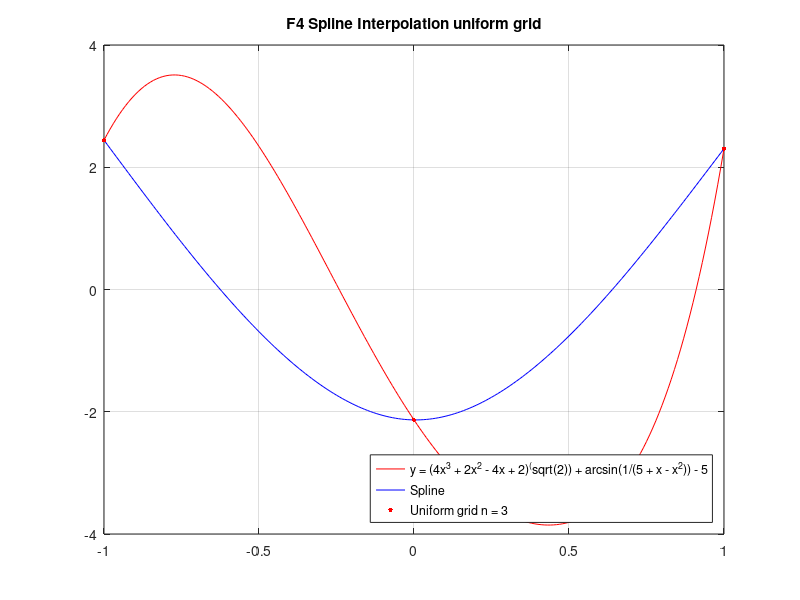
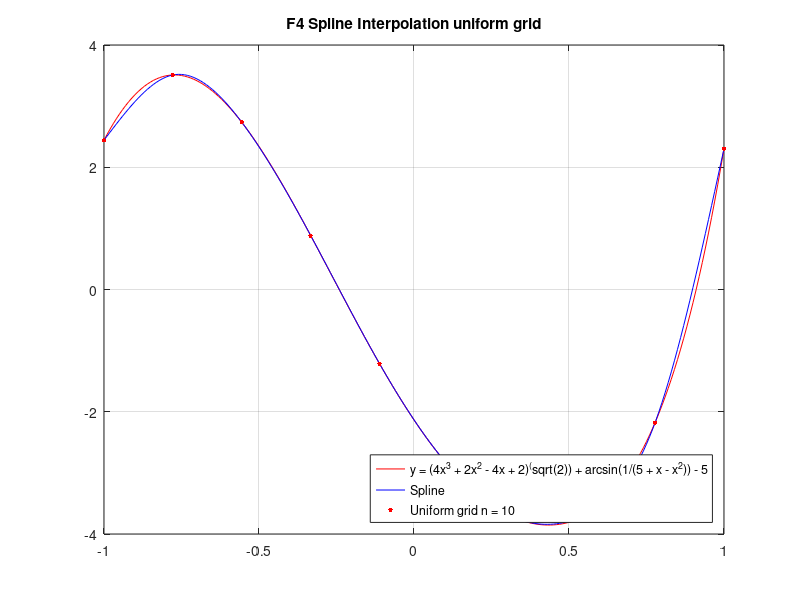
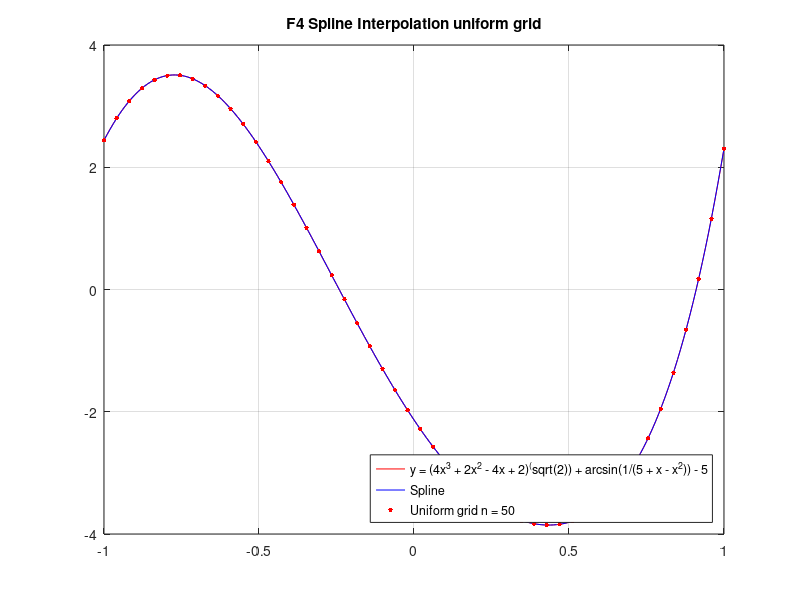

Source code (MATLAB) for these figures, in order:
% Интерполяция сплайнами F4 равномерная сетка (n = 3)
dot_x=[-1  0  1];
dot_y=[2.44283  -2.1335  2.30435];

x = [-1:0.01:1];
y = (4.*x.^3 + 2.*x.^2 - 4.*x + 2).^(sqrt(2)) + asin(1./(5 + x - x.^2)) - 5;
plot(x,y,'r');
hold on

x=[-1:0.01:1];
y=[2.44283  2.37453  2.30625  2.23799  2.16978  2.10162  2.03352  1.96551  1.89759  1.82978  1.7621  1.69454  1.62714  1.5599  1.49283  1.42596  1.35928  1.29282  1.2266  1.16061  1.09488  1.02943  0.964254  0.899378  0.834814  0.770574  0.706672  0.643121  0.579936  0.517129  0.454714  0.392705  0.331115  0.269958  0.209247  0.148996  0.0892175  0.0299262  -0.0288648  -0.0871421  -0.144892  -0.202101  -0.258756  -0.314842  -0.370348  -0.425258  -0.47956  -0.53324  -0.586285  -0.63868  -0.690413  -0.74147  -0.791837  -0.841501  -0.890449  -0.938666  -0.98614  -1.03286  -1.0788  -1.12396  -1.16833  -1.21188  -1.25461  -1.2965  -1.33754  -1.37771  -1.417  -1.4554  -1.4929  -1.52947  -1.56511  -1.59981  -1.63355  -1.66631  -1.69809  -1.72886  -1.75862  -1.78735  -1.81505  -1.84168  -1.86725  -1.89174  -1.91513  -1.93742  -1.95858  -1.9786  -1.99748  -2.01519  -2.03173  -2.04708  -2.06122  -2.07415  -2.08584  -2.0963  -2.10549  -2.11342  -2.12006  -2.1254  -2.12943  -2.13213  -2.1335  -2.13352  -2.1322  -2.12955  -2.12559  -2.12034  -2.1138  -2.10599  -2.09692  -2.08661  -2.07507  -2.06231  -2.04835  -2.0332  -2.01687  -1.99938  -1.98073  -1.96096  -1.94006  -1.91805  -1.89495  -1.87076  -1.84551  -1.8192  -1.79186  -1.76348  -1.73409  -1.7037  -1.67232  -1.63997  -1.60666  -1.5724  -1.53721  -1.5011  -1.46408  -1.42617  -1.38739  -1.34773  -1.30723  -1.26589  -1.22372  -1.18074  -1.13696  -1.0924  -1.04707  -1.00098  -0.954149  -0.906586  -0.858307  -0.809325  -0.759652  -0.709304  -0.658294  -0.606634  -0.554339  -0.501422  -0.447896  -0.393775  -0.339073  -0.283804  -0.227979  -0.171614  -0.114722  -0.0573156  0.000590932  0.0589842  0.117851  0.177177  0.236949  0.297155  0.357779  0.418809  0.480231  0.542031  0.604197  0.666714  0.72957  0.79275  0.85624  0.920029  0.984101  1.04844  1.11304  1.17789  1.24296  1.30825  1.37374  1.43942  1.50528  1.5713  1.63747  1.70377  1.77019  1.83673  1.90335  1.97006  2.03684  2.10367  2.17054  2.23744  2.30435];
plot(x,y,'b');

% plot(dot_x,dot_y,'r--');

for i = 1:3
    plot(dot_x(i), dot_y(i), 'r.','MarkerSize', 10);
end


title('F4 Spline Interpolation uniform grid');
legend({'y = (4x^3 + 2x^2 - 4x + 2)^(sqrt(2)) + arcsin(1/(5 + x - x^2)) - 5', 'Spline', 'Uniform grid n = 3'}, 'Location', 'southeast');

%  xlim ([-3.1 3.1]);
%  ylim ([-0.1 3.1]);

grid on;
hold off

% Интерполяция сплайнами F4 равномерная сетка (n = 10)
figure;
dot_x = [-1  -0.777778  -0.555556  -0.333333  -0.111111  0.111111  0.333333  0.555556  0.777778  1];
dot_y = [2.44283  3.50998  2.73607  0.883203  -1.21435  -2.88318  -3.75454  -3.69189  -2.17643  2.30435];

x = [-1:0.01:1];
y = (4.*x.^3 + 2.*x.^2 - 4.*x + 2).^(sqrt(2)) + asin(1./(5 + x - x.^2)) - 5;
plot(x,y,'r');
hold on

x=[-1:0.01:1];
y=[2.44283  2.5098  2.57654  2.64282  2.7084  2.77307  2.83658  2.8987  2.95921  3.01788  3.07447  3.12875  3.1805  3.22947  3.27545  3.3182  3.35748  3.39308  3.42475  3.45228  3.47542  3.49394  3.50762  3.51626  3.51988  3.51864  3.51268  3.50214  3.48719  3.46795  3.44458  3.41723  3.38605  3.35117  3.31274  3.27093  3.22586  3.17769  3.12656  3.07262  3.01602  2.95691  2.89542  2.83172  2.76594  2.69823  2.62868  2.55737  2.48435  2.40968  2.33342  2.25563  2.17637  2.0957  2.01367  1.93036  1.84582  1.76011  1.67328  1.58541  1.49654  1.40674  1.31608  1.2246  1.13237  1.03945  0.945893  0.851769  0.757136  0.662065  0.566624  0.470884  0.374915  0.278785  0.182565  0.0863239  -0.00986818  -0.105942  -0.201827  -0.297454  -0.392754  -0.487657  -0.582092  -0.675991  -0.769284  -0.861901  -0.953773  -1.04483  -1.135  -1.22422  -1.31242  -1.39957  -1.48564  -1.57061  -1.65444  -1.73709  -1.81855  -1.89879  -1.97777  -2.05546  -2.13183  -2.20686  -2.28051  -2.35276  -2.42358  -2.49293  -2.56078  -2.62712  -2.6919  -2.75509  -2.81668  -2.87662  -2.9349  -2.99148  -3.04637  -3.09955  -3.15099  -3.2007  -3.24865  -3.29483  -3.33924  -3.38185  -3.42265  -3.46163  -3.49877  -3.53407  -3.56751  -3.59907  -3.62874  -3.65651  -3.68237  -3.70629  -3.72828  -3.7483  -3.76636  -3.78246  -3.79659  -3.80877  -3.81902  -3.82732  -3.83371  -3.83818  -3.84074  -3.84141  -3.84019  -3.83708  -3.83211  -3.82527  -3.81658  -3.80604  -3.79367  -3.77947  -3.76345  -3.74562  -3.72599  -3.70457  -3.68135  -3.65622  -3.62887  -3.59899  -3.56628  -3.53043  -3.49114  -3.44811  -3.40103  -3.34959  -3.29348  -3.23241  -3.16607  -3.09415  -3.01635  -2.93236  -2.84187  -2.74459  -2.6402  -2.52841  -2.40889  -2.28136  -2.14551  -2.00123  -1.84886  -1.68879  -1.52139  -1.34706  -1.16618  -0.979133  -0.786306  -0.588086  -0.384856  -0.177003  0.0350889  0.251034  0.470447  0.692942  0.918134  1.14564  1.37507  1.60604  1.83817  2.07107  2.30435];
plot(x,y,'b');

% plot(dot_x,dot_y,'r--');

for i = 1:10
    plot(dot_x(i), dot_y(i), 'r.','MarkerSize', 10);
end

title('F4 Spline Interpolation uniform grid');
legend({'y = (4x^3 + 2x^2 - 4x + 2)^(sqrt(2)) + arcsin(1/(5 + x - x^2)) - 5', 'Spline', 'Uniform grid n = 10'}, 'Location', 'southeast');

%  xlim ([-1.1 1.1]);
%  ylim ([-0.1 1.1]);

grid on;
hold off

% Интерполяция сплайнами F4 равномерная сетка (n = 50)
figure;
dot_x=[-1  -0.959184  -0.918367  -0.877551  -0.836735  -0.795918  -0.755102  -0.714286  -0.673469  -0.632653  -0.591837  -0.55102  -0.510204  -0.469388  -0.428571  -0.387755  -0.346939  -0.306122  -0.265306  -0.22449  -0.183673  -0.142857  -0.102041  -0.0612245  -0.0204082  0.0204082  0.0612245  0.102041  0.142857  0.183673  0.22449  0.265306  0.306122  0.346939  0.387755  0.428571  0.469388  0.510204  0.55102  0.591837  0.632653  0.673469  0.714286  0.755102  0.795918  0.836735  0.877551  0.918367  0.959184  1];
dot_y=[2.44283  2.80082  3.08388  3.29324  3.43107  3.50031  3.50453  3.44782  3.3347  3.16996  2.9587  2.70614  2.41763  2.09857  1.75435  1.39033  1.01175  0.623705  0.231129  -0.161277  -0.549068  -0.928089  -1.29451  -1.64484  -1.97598  -2.28523  -2.5703  -2.82932  -3.06082  -3.26376  -3.43743  -3.58139  -3.69536  -3.77906  -3.832  -3.85321  -3.84101  -3.7927  -3.70439  -3.57087  -3.38556  -3.14053  -2.8266  -2.43336  -1.94932  -1.36195  -0.657765  0.177661  1.15964  2.30435];

x = [-1:0.01:1];
y = (4.*x.^3 + 2.*x.^2 - 4.*x + 2).^(sqrt(2)) + asin(1./(5 + x - x.^2)) - 5;
plot(x,y,'r');
hold on

x=[-1:0.01:1];
y=[2.44283  2.53419  2.62416  2.71132  2.79427  2.87186  2.94409  3.01135  3.07405  3.13253  3.18684  3.23692  3.2827  3.32411  3.36119  3.394  3.42262  3.44712  3.46755  3.48395  3.49637  3.50486  3.50948  3.51028  3.50733  3.50068  3.49042  3.47659  3.45927  3.43852  3.41441  3.38701  3.35639  3.32263  3.28579  3.24596  3.2032  3.15759  3.10921  3.05813  3.00442  2.94818  2.88947  2.82838  2.76497  2.69934  2.63156  2.5617  2.48986  2.4161  2.34051  2.26317  2.18416  2.10355  2.02143  1.93787  1.85296  1.76677  1.67937  1.59086  1.5013  1.41078  1.31936  1.22713  1.13416  1.04053  0.946309  0.851572  0.756391  0.66084  0.56499  0.468913  0.372678  0.276354  0.18001  0.0837131  -0.0124708  -0.108476  -0.204238  -0.299692  -0.394778  -0.489434  -0.583599  -0.677214  -0.770221  -0.862566  -0.954191  -1.04504  -1.13507  -1.22421  -1.31243  -1.39967  -1.48589  -1.57104  -1.65507  -1.73794  -1.81961  -1.90004  -1.97919  -2.05702  -2.1335  -2.20859  -2.28226  -2.35447  -2.42521  -2.49443  -2.56212  -2.62824  -2.69278  -2.75571  -2.81701  -2.87666  -2.93464  -2.99094  -3.04554  -3.09842  -3.14958  -3.19901  -3.24669  -3.29261  -3.33677  -3.37916  -3.41978  -3.45861  -3.49565  -3.5309  -3.56436  -3.59602  -3.62588  -3.65394  -3.68018  -3.70461  -3.72723  -3.74802  -3.76698  -3.7841  -3.79938  -3.8128  -3.82434  -3.834  -3.84176  -3.84758  -3.85146  -3.85336  -3.85326  -3.85112  -3.8469  -3.84056  -3.83206  -3.82134  -3.80835  -3.79304  -3.77533  -3.75516  -3.73245  -3.70712  -3.6791  -3.6483  -3.61461  -3.57793  -3.53818  -3.49524  -3.449  -3.39933  -3.34611  -3.28923  -3.22854  -3.1639  -3.09519  -3.02226  -2.94494  -2.8631  -2.77657  -2.68519  -2.5888  -2.48723  -2.38031  -2.26785  -2.14968  -2.02561  -1.89544  -1.75898  -1.61607  -1.46651  -1.31012  -1.1467  -0.975955  -0.797622  -0.611423  -0.417172  -0.214865  -0.00451451  0.213863  0.440552  0.676577  0.923071  1.18117  1.45112  1.73037  2.01581  2.30435];
plot(x,y,'b');

% plot(dot_x,dot_y,'r--');

for i = 1:50
    plot(dot_x(i), dot_y(i), 'r.','MarkerSize', 10);
end

title('F4 Spline Interpolation uniform grid');
legend({'y = (4x^3 + 2x^2 - 4x + 2)^(sqrt(2)) + arcsin(1/(5 + x - x^2)) - 5', 'Spline', 'Uniform grid n = 50'}, 'Location', 'southeast');

%   xlim ([-3.1 3.1]);
%   ylim ([-0.1 1.1]);

grid on;
hold off
